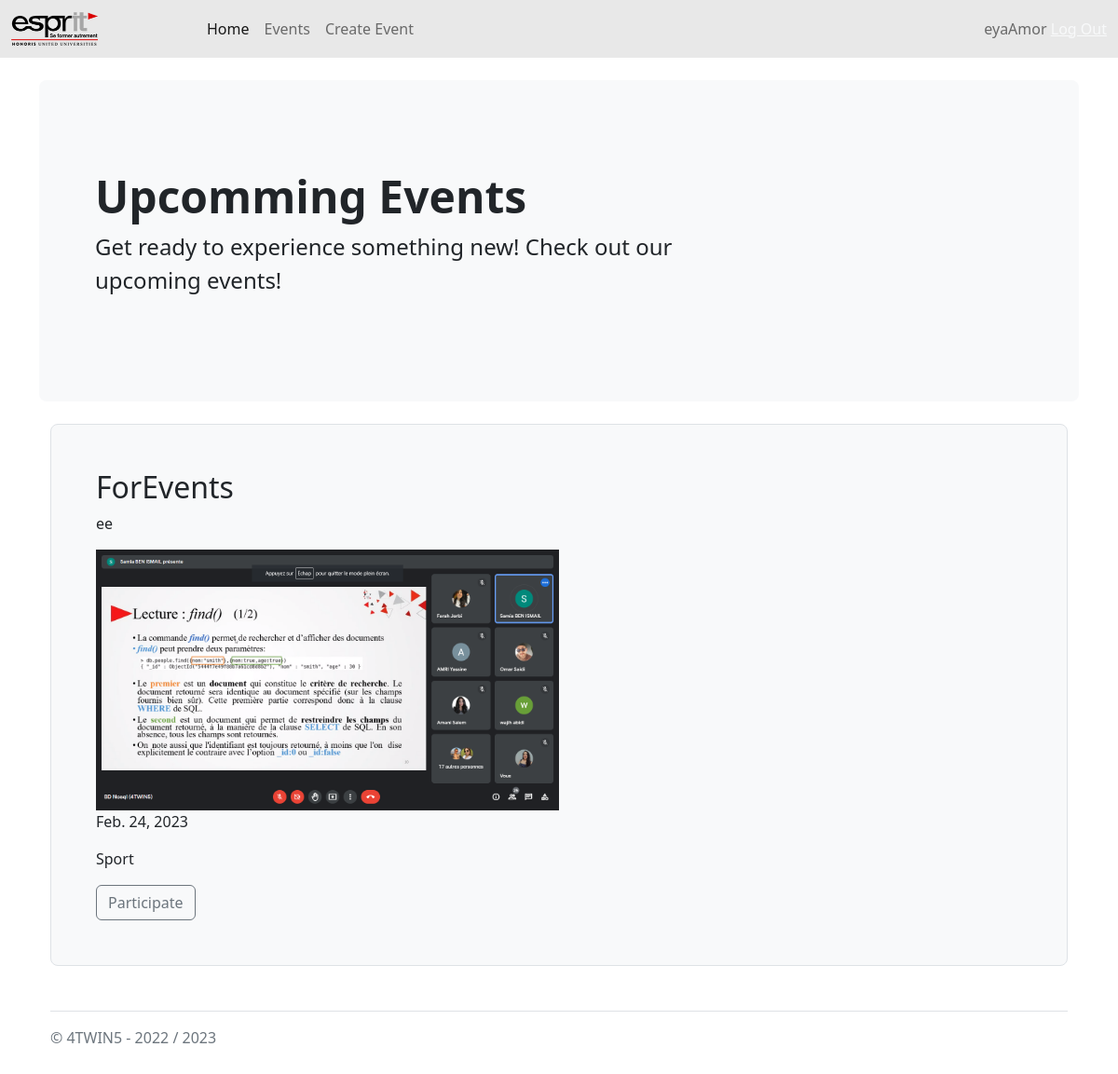
/events/eventDetails/5 (signed in), run on the app's committed database.
### users/models.py (models this page shows, shortened)
class Person(AbstractUser):
    cin=models.CharField(primary_key=True , max_length=8,validators=[cin_valid])
    email=models.EmailField(unique= True, validators=[email_valid])
    username = models.CharField(unique=True , max_length=255)
    USERNAME_FIELD = 'username'

### events/models.py (models this page shows, shortened)
class Event(models.Model):
    title = models.CharField('TITLE',max_length=255)
    description = models.TextField()
    image = models.ImageField(upload_to='images')
    CHOIX=(
        ('MUSIQUE','MUSIQUE'),
        ('CINEMA','CINEMA'),
        ('Sport','Sport')
    )
    category = models.CharField('cat', choices=CHOIX ,max_length=8)
    state = models.BooleanField(default=False)
    nbe_participant= models.IntegerField(default=0, validators=[MinValueValidator(limit_value=6)])
    evt_date=models.DateField()
    created_at = models.DateTimeField(auto_now_add=True)
    updated_at = models.DateTimeField(auto_now=True)
    organise= models.ForeignKey( Person, on_delete=models.CASCADE)
    participations = models.ManyToManyField(
        Person,
        related_name='participations',
        through='Participation'
    )
    class Meta:
        constraints=[
                models.CheckConstraint(
                check= models.Q(
                    evt_date__gte=date.today()
                ),
                name='the event date is invalid'
            ),
        ]

### events/views.py (the view)
# urls.py: path('eventDetails/<int:pk>', DetailEventView.as_view(), name= 'event_datails'),
class DetailEventView(LoginRequiredMixin,DetailView):
    login_url="login" #nom du path
    model = Event
    template_name= 'events/detailsEvent.html'
    context_object_name= 'event'

### p1/templates/events/detailsEvent.html
{% extends 'base.html' %}
{% block content %}
<div class="container">
<div class="row align-items-md-stretch">
  <div class="col-lg-12">
    <div class="h-100 p-5 bg-light border rounded-3">
      <h2>{{event.title}}</h2>
      <p>{{event.description}}</p>
      <img src="{{ event.image.url }}" class="w-50" alt="event_img" />
      <p>{{event.evt_date}}</p>
      <p>{{event.category}}</p>
      <a href="{% url 'participate'  event.id %}" class="btn btn-outline-secondary" type="button">Participate</a>
    </div>
  </div>
</div>
</div>
{% endblock content %}

### p1/templates/header.html (shortened to what this page needs)
{% load static %}
<nav class="navbar navbar-expand-lg navbar-light" style="background-color: #E8E8E8;">
  <div class="container-fluid">
      <a class="navbar-brand" href="#">
          <img
              src="{% static 'img/logo.png' %}"
              alt=""
              class="img-fluid w-50"
          />
      </a>
      <div class="collapse navbar-collapse" id="navbarSupportedContent">
          <ul class="navbar-nav me-auto mb-2 mb-lg-0">
              <li class="nav-item">
                  <a class="nav-link active" href="#">Home</a>
              </li>
              <li class="nav-item">
                  <a class="nav-link" href="{% url 'list_event_view' %}"
                      >Events</a
                  >
              </li>
              <li class="nav-item">
                  <a class="nav-link" href="{% url 'add_event' %}"
                      >Create Event </a
                  >
              </li>
          </ul>
          <span class="navbar-text">
            {{ greeting }} {{ user.username|default:"Visitor" }}
            {% if user.is_authenticated %}
            <a href="{% url 'logout' %}" class="link-light">  Log Out</a>
            {% else %}
            <a href="{% url 'login' %}" class="link-info"><i class="bi bi-box-arrow-in-right"></i> Log In</a>
            <a href="{% url 'signUp' %}"  class="link-light"><i class="bi bi-person-add"></i> Sign Up</a>
            {% endif %}
            </span>
      </div>
  </div>
</nav>

### data on the page
Person: username "eyaAmor"
Event: title "ForEvents", description "ee", image (picture), evt_date "Feb. 24, 2023", category "Sport"
